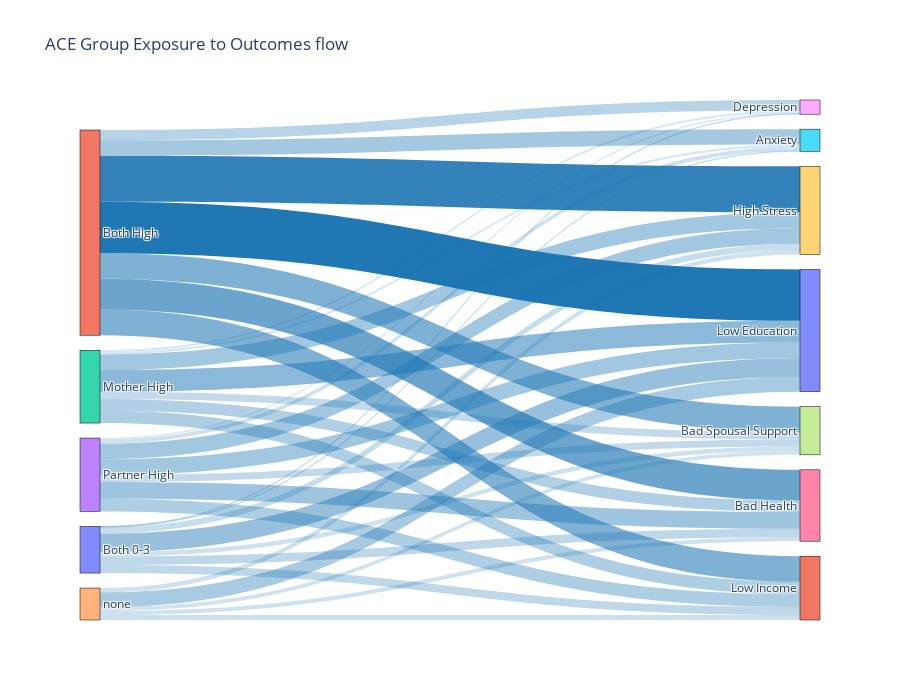

The notebook cell this image was saved under:
### Markdown cell above
## c. ACE Group Exposure to Outcomes flow

Shows the flow of end outcomes steming from the differet ACE exposure groups

### Code cell
import plotly.graph_objects as go
import pandas as pd

sankey_df = outcomes_df.copy()
# Ensure column names are lower-case strings (previous cell already did this, but safe)
sankey_df.columns = [c.lower() for c in sankey_df.columns]
cols = sankey_df.columns.tolist()

if set(['source','target','value']).issubset(cols):
    s_col, t_col, v_col = 'source','target','value'
elif set(['from','to','value']).issubset(cols):
    s_col, t_col, v_col = 'from','to','value'
else:
    # Fallback: take the first three columns
    s_col, t_col, v_col = cols[0], cols[1], cols[2]

# Coerce types
sankey_df[s_col] = sankey_df[s_col].astype(str)
sankey_df[t_col] = sankey_df[t_col].astype(str)
sankey_df[v_col] = pd.to_numeric(sankey_df[v_col], errors='coerce')

# Drop invalid rows
sankey_df = sankey_df.dropna(subset=[s_col,t_col,v_col])

# Aggregate duplicate links (optional but useful)
agg = sankey_df.groupby([s_col,t_col], as_index=False)[v_col].sum()

# Build node list and indices
all_nodes = list(pd.unique(agg[[s_col,t_col]].values.ravel('K')))
node_idx = {n:i for i,n in enumerate(all_nodes)}

sources = agg[s_col].map(node_idx).tolist()
targets = agg[t_col].map(node_idx).tolist()
values = agg[v_col].tolist()

# Color links by normalized value (alpha varies); choose a single hue
max_val = max(values) if values else 1
link_colors = ['rgba(31,119,180,' + f'{(v/max_val)*0.85 + 0.15:.2f}' + ')' for v in values]

fig = go.Figure(data=[go.Sankey(
    node=dict(pad=15,thickness=20,line=dict(color='black',width=0.5),label=all_nodes),
    link=dict(source=sources,target=targets,value=values,color=link_colors)
)])

fig.update_layout(title_text='ACE Group Exposure to Outcomes flow', font_size=12, height=max(700, 40*len(all_nodes)))
fig.show()

### Figure 1 — Plotly figure (JSON) as saved in the notebook; plotly's stock layout.template omitted (floating-point values rounded to 4 significant figures)
{"data": [{"link": {"color": ["rgba(31,119,180,0.16)", "rgba(31,119,180,0.29)", "rgba(31,119,180,0.22)", "rgba(31,119,180,0.16)", "rgba(31,119,180,0.25)", "rgba(31,119,180,0.46)", "rgba(31,119,180,0.29)", "rgba(31,119,180,0.40)", "rgba(31,119,180,0.66)", "rgba(31,119,180,0.57)", "rgba(31,119,180,0.32)", "rgba(31,119,180,0.91)", "rgba(31,119,180,1.00)", "rgba(31,119,180,0.57)", "rgba(31,119,180,0.18)", "rgba(31,119,180,0.34)", "rgba(31,119,180,0.27)", "rgba(31,119,180,0.18)", "rgba(31,119,180,0.41)", "rgba(31,119,180,0.51)", "rgba(31,119,180,0.36)", "rgba(31,119,180,0.22)", "rgba(31,119,180,0.43)", "rgba(31,119,180,0.27)", "rgba(31,119,180,0.17)", "rgba(31,119,180,0.41)", "rgba(31,119,180,0.41)", "rgba(31,119,180,0.36)", "rgba(31,119,180,0.15)", "rgba(31,119,180,0.22)", "rgba(31,119,180,0.21)", "rgba(31,119,180,0.15)", "rgba(31,119,180,0.22)", "rgba(31,119,180,0.39)", "rgba(31,119,180,0.23)"], "source": [0, 0, 0, 0, 0, 0, 0, 1, 1, 1, 1, 1, 1, 1, 2, 2, 2, 2, 2, 2, 2, 3, 3, 3, 3, 3, 3, 3, 4, 4, 4, 4, 4, 4, 4], "target": [5, 6, 7, 8, 9, 10, 11, 5, 6, 7, 8, 9, 10, 11, 5, 6, 7, 8, 9, 10, 11, 5, 6, 7, 8, 9, 10, 11, 5, 6, 7, 8, 9, 10, 11], "value": [0.6, 10.8, 5.6, 0.6, 8, 24.4, 10.6, 20, 40, 33.3, 13.3, 60, 66.7, 33.3, 2.7, 14.9, 9.5, 2.7, 20.4, 28.2, 16.2, 5.4, 21.8, 9.1, 1.8, 20.4, 20.4, 16.4, 0, 5.2, 5.1, 0, 5.8, 19, 6.4]}, "node": {"label": ["Both 0-3", "Both High", "Mother High", "Partner High", "none", "Anxiety", "Bad Health", "Bad Spousal Support", "Depression", "High Stress", "Low Education", "Low Income"], "line": {"color": "black", "width": 0.5}, "pad": 15, "thickness": 20}, "type": "sankey"}], "layout": {"font": {"size": 12}, "height": 700, "title": {"text": "ACE Group Exposure to Outcomes flow"}}}
